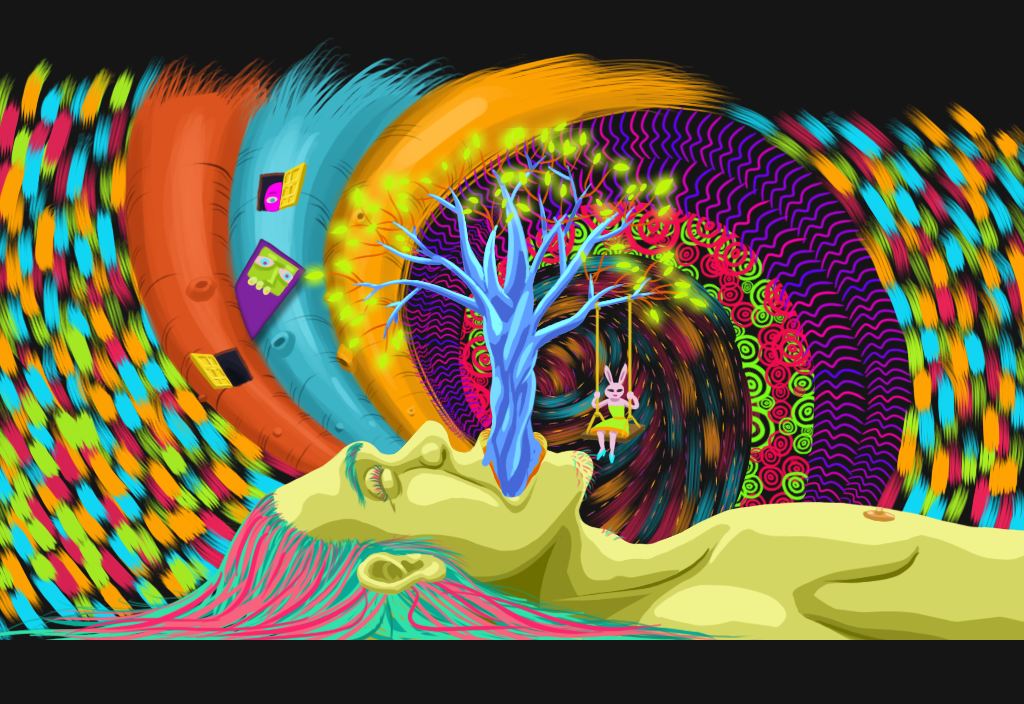

This is a level from a 2D game, rendered from its Tiled map with the project's own tilesets. A one-line summary and the map file follow, with tile-layer data summarised:
An orthogonal 16x11 tile map with 64x64 px tiles, 3 tile layers (capa 1, collisions, capa 0) and 5 objects (2x FruitPack, Pombero, CameraBound, Warp).

<map version="1.0" orientation="orthogonal" width="16" height="11" tilewidth="64" tileheight="64">
 <tileset firstgid="1" name="mundo loco1" tilewidth="64" tileheight="64">
  <image source="mundo loco1.png" width="1024" height="1024" />
  <tile id="0">
   <properties>
    <property name="collision" value="plane" />
   </properties>
  </tile>
  <tile id="3">
   <properties>
    <property name="Collision" value="box" />
   </properties>
  </tile>
  <tile id="4">
   <properties>
    <property name="collision" value="plane" />
   </properties>
  </tile>
  <tile id="20">
   <properties>
    <property name="collision" value="" />
   </properties>
  </tile>
  <tile id="52">
   <properties>
    <property name="collision" value="slope" />
   </properties>
  </tile>
 </tileset>
 <layer name="capa 1" width="16" height="11">
  <data>[176 cells, 160 non-empty, 160 distinct tile ids]</data>
 </layer>
 <layer name="collisions" width="16" height="11">
  <data>[176 cells, 41 non-empty, 3 distinct tile ids]</data>
 </layer>
 <layer name="capa 0" width="16" height="11">
  <data>[176 cells, 64 non-empty, 49 distinct tile ids]</data>
 </layer>
 <objectgroup name="Objects" width="16" height="11">
  <object type="Pombero" x="960" y="384" width="64" height="64" />
  <object type="CameraBound" x="45" y="45" width="975" height="596">
   <properties>
    <property name="zoom" value="5" />
   </properties>
  </object>
  <object name="Salida" type="Warp" x="-40" y="360" width="64" height="320">
   <properties>
    <property name="Target" value="Exit" />
   </properties>
  </object>
  <object type="FruitPack" x="480" y="280" width="64" height="64">
   <properties>
    <property name="depth" value=".5" />
   </properties>
  </object>
  <object type="FruitPack" x="256" y="0" width="64" height="64" />
 </objectgroup>
</map>
